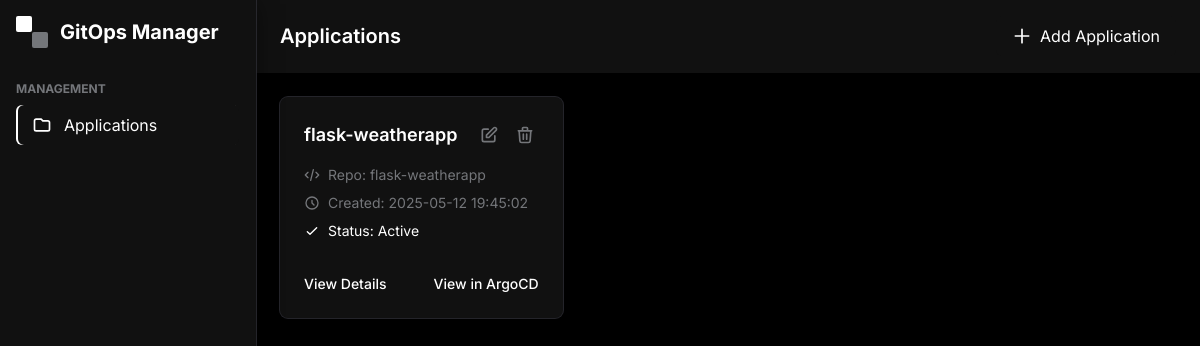
Before: / with the older database file.
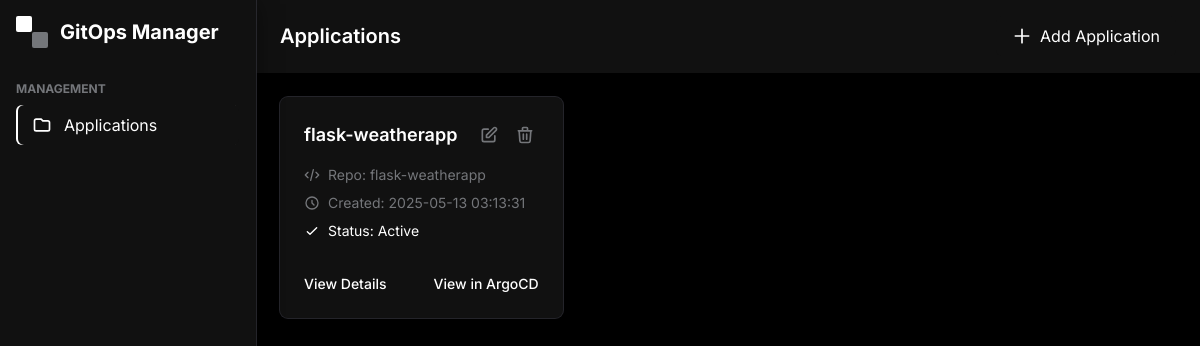
After: the same page with the newer database file.
### tables this page shows
CREATE TABLE applications (
            id INTEGER PRIMARY KEY AUTOINCREMENT,
            app_name TEXT NOT NULL UNIQUE,
            repo_name TEXT NOT NULL,
            created_at TIMESTAMP DEFAULT CURRENT_TIMESTAMP
        );

### app.py (the view)
@app.route('/')
def index():
    conn = get_db()
    apps = conn.execute('SELECT * FROM applications ORDER BY created_at DESC').fetchall()
    conn.close()
    return render_template('index.html', apps=apps)

### app.py (called while the page is built)
def get_db():
    conn = sqlite3.connect(app.config['DATABASE'])
    conn.row_factory = sqlite3.Row
    return conn

### templates/index.html (shortened to what the changed rows need)
<!DOCTYPE html>
<html lang="en">
<head>
    <script src="https://cdn.tailwindcss.com"></script>
</head>
<body class="bg-gitops-bg text-gitops-text min-h-screen font-sans antialiased">
    <div class="flex h-screen overflow-hidden">
        <aside class="fixed inset-y-0 left-0 z-30 w-64 transform transition-all duration-300 bg-gitops-card border-r border-gitops-border shadow-card animate-slide-in lg:static lg:translate-x-0" id="sidebar">
            <div class="flex items-center justify-between p-4 border-b border-gitops-border">
                <div class="flex items-center space-x-3">
                    <h1 class="text-xl font-bold text-gitops-text">GitOps Manager</h1>
                </div>
            </div>
        </aside>
        <div class="flex flex-col flex-1 overflow-hidden">
            <div class="flex items-center justify-between px-6 py-4 bg-gitops-card border-b border-gitops-border">
                <div class="flex items-center">
                    <h2 class="text-xl font-semibold" id="headerTitle">Applications</h2>
                </div>
            </div>
            <main class="flex-1 overflow-y-auto p-6 bg-gitops-bg">
                <div class="grid grid-cols-1 md:grid-cols-2 lg:grid-cols-3 gap-6">
                    {% for app in apps %}
                    <div class="bg-gitops-card rounded-lg shadow-card overflow-hidden card-hover transition-all" data-app-id="{{ app.id }}">
                        <div class="p-6">
                            <div class="flex justify-between items-start">
                                <h3 class="text-lg font-semibold">{{ app.app_name }}</h3>
                                <div class="flex items-center space-x-2">
                                    <button class="edit-app-btn p-1 rounded-full hover:bg-gitops-hover">
                                    </button>
                                    <button class="delete-app-btn p-1 rounded-full hover:bg-gitops-hover">
                                    </button>
                                </div>
                            </div>
                            <div class="mt-4">
                                <div class="flex items-center text-sm text-gitops-secondary">
                                    <svg xmlns="http://www.w3.org/2000/svg" class="h-4 w-4 mr-2" fill="none" viewBox="0 0 24 24" stroke="currentColor">
                                        <path stroke-linecap="round" stroke-linejoin="round" stroke-width="2" d="M10 20l4-16m4 4l4 4-4 4M6 16l-4-4 4-4" />
                                    </svg>
                                    Repo: {{ app.repo_name }}
                                </div>
                                <div class="flex items-center mt-2 text-sm text-gitops-secondary">
                                    <svg xmlns="http://www.w3.org/2000/svg" class="h-4 w-4 mr-2" fill="none" viewBox="0 0 24 24" stroke="currentColor">
                                        <path stroke-linecap="round" stroke-linejoin="round" stroke-width="2" d="M12 8v4l3 3m6-3a9 9 0 11-18 0 9 9 0 0118 0z" />
                                    </svg>
                                    Created: {{ app.created_at }}
                                </div>
                                <div class="flex items-center mt-2 text-sm text-gitops-text">
                                    <svg xmlns="http://www.w3.org/2000/svg" class="h-4 w-4 mr-2" fill="none" viewBox="0 0 24 24" stroke="currentColor">
                                        <path stroke-linecap="round" stroke-linejoin="round" stroke-width="2" d="M5 13l4 4L19 7" />
                                    </svg>
                                    Status: Active
                                </div>
                            </div>
                            <div class="mt-4 pt-4 border-t border-gitops-border">
                                <div class="flex justify-between">
                                    <a href="#" class="text-gitops-text hover:text-gitops-secondary text-sm font-medium transition-all duration-200">View Details</a>
                                    <a href="#" class="text-gitops-text hover:text-gitops-secondary text-sm font-medium transition-all duration-200">View in ArgoCD</a>
                                </div>
                            </div>
                        </div>
                    </div>
                    {% endfor %}
                </div>
            </main>
        </div>
    </div>
</body>
</html>

Changed rows visible on the page:
changed applications "flask-weatherapp": created_at "2025-05-12 19:45:02" → "2025-05-13 03:13:31"
